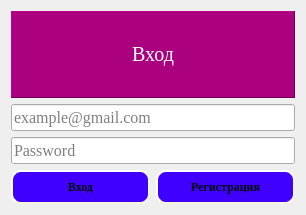
<?xml version="1.0" encoding="UTF-8"?>
<ui version="4.0">
 <class>LogIn</class>
 <widget class="QWidget" name="LogIn">
  <property name="geometry">
   <rect>
    <x>0</x>
    <y>0</y>
    <width>306</width>
    <height>215</height>
   </rect>
  </property>
  <property name="font">
   <font>
    <family>Times New Roman</family>
    <pointsize>12</pointsize>
   </font>
  </property>
  <property name="windowTitle">
   <string>Окно Входа</string>
  </property>
  <property name="styleSheet">
   <string notr="true">.QLabel
{
	color: rgb(255, 255, 255);
	background-color: rgb(170, 0, 127);
	font: 15pt &quot;Times New Roman&quot;;
}
.QPushButton
{

    border-style: outset;
    border-width: 2px;
    border-radius: 10px;
    border-color: beige;
    font: bold 12px;
    background-color: rgb(63, 0, 255); 
    min-width: 8em;
    padding: 8px;
}
.QPushButton:pressed
{
   
	background-color: rgb(85, 0, 255);
    border-style: inset;
}
.QPushButton:hover
{
   
	background-color: red;
    border-style: inset;
}</string>
  </property>
  <layout class="QGridLayout" name="gridLayout">
   <item row="2" column="0">
    <widget class="QLineEdit" name="lineEdit">
     <property name="inputMask">
      <string/>
     </property>
     <property name="placeholderText">
      <string>example@gmail.com</string>
     </property>
    </widget>
   </item>
   <item row="4" column="0">
    <layout class="QHBoxLayout" name="horizontalLayout">
     <item>
      <widget class="QPushButton" name="pushButton">
       <property name="text">
        <string>Вход</string>
       </property>
      </widget>
     </item>
     <item>
      <widget class="QPushButton" name="pushButton_2">
       <property name="text">
        <string>Регистрация</string>
       </property>
      </widget>
     </item>
    </layout>
   </item>
   <item row="0" column="0">
    <widget class="QLabel" name="label">
     <property name="font">
      <font>
       <family>Times New Roman</family>
       <pointsize>15</pointsize>
       <weight>50</weight>
       <italic>false</italic>
       <bold>false</bold>
      </font>
     </property>
     <property name="layoutDirection">
      <enum>Qt::RightToLeft</enum>
     </property>
     <property name="autoFillBackground">
      <bool>false</bool>
     </property>
     <property name="frameShape">
      <enum>QFrame::Panel</enum>
     </property>
     <property name="frameShadow">
      <enum>QFrame::Raised</enum>
     </property>
     <property name="text">
      <string>Вход</string>
     </property>
     <property name="textFormat">
      <enum>Qt::AutoText</enum>
     </property>
     <property name="scaledContents">
      <bool>true</bool>
     </property>
     <property name="alignment">
      <set>Qt::AlignCenter</set>
     </property>
    </widget>
   </item>
   <item row="3" column="0">
    <widget class="QLineEdit" name="lineEdit_2">
     <property name="inputMask">
      <string/>
     </property>
     <property name="text">
      <string/>
     </property>
     <property name="echoMode">
      <enum>QLineEdit::Password</enum>
     </property>
     <property name="placeholderText">
      <string>Password</string>
     </property>
    </widget>
   </item>
  </layout>
 </widget>
 <resources/>
 <connections/>
</ui>
